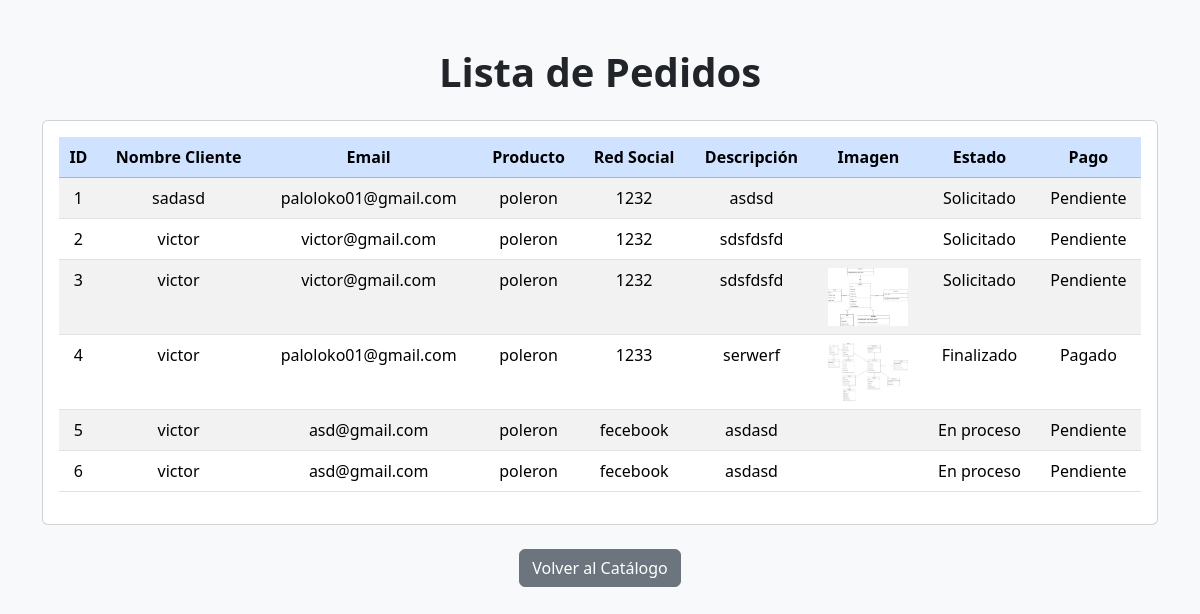
Page /pedidos on the earlier database version.
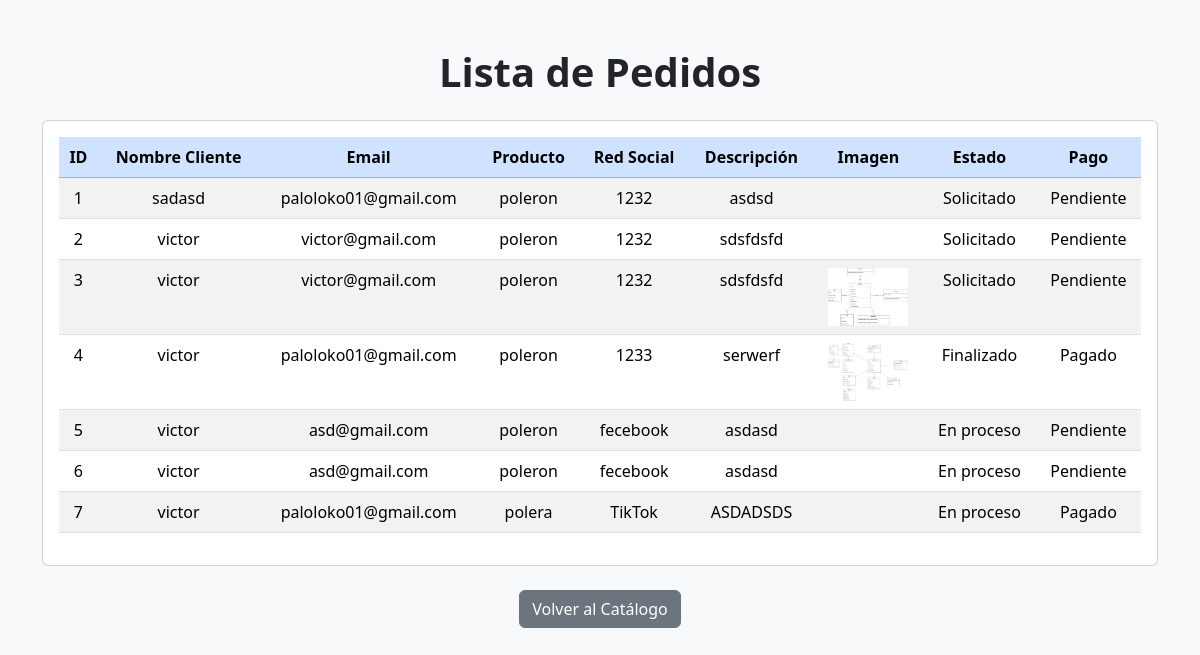
Same page on the later database version.
### app/models.py (models this page shows, shortened)
class Pedido(models.Model):
    ESTADO_PEDIDO = [
        ('Solicitado', 'Solicitado'),
        ('Aprobado', 'Aprobado'),
        ('En proceso', 'En proceso'),
        ('Realizada', 'Realizada'),
        ('Entregada', 'Entregada'),
        ('Finalizado', 'Finalizado'),
        ('Cancelada', 'Cancelada'),
    ]
    ESTADO_PAGO = [
        ('Pendiente', 'Pendiente'),
        ('Parcial', 'Parcial'),
        ('Pagado', 'Pagado'),
    ]
    ESTADO_SOCIAL = [
        ('Facebook', 'Facebook'),
        ('Instagram', 'Instagram'),
        ('WhatsApp', 'WhatsApp'),
        ('TikTok', 'TikTok'),
        ('Presencial', 'Presencial'),
        ('Sitio Web', 'Sitio Web'),
    ]
    nombre_cliente = models.CharField(max_length=100)
    email = models.EmailField(blank=True, null=True)
    telefono = models.CharField(max_length=30, blank=True, null=True)
    red_social = models.CharField(max_length=20, choices=ESTADO_SOCIAL, default='Sitio Web')
    estado = models.CharField(max_length=20, choices=ESTADO_PEDIDO, default='Solicitado')
    pago = models.CharField(max_length=20, choices=ESTADO_PAGO, default='Pendiente')
    producto_referencia = models.ForeignKey(
        Producto, on_delete=models.SET_NULL, null=True, blank=True
    )
    imagenes_referencia = models.ImageField(upload_to="pedidos/", blank=True, null=True)
    descripcion = models.TextField()
    plataforma = models.CharField(default="pagina web", max_length=50)
    fecha_necesita = models.DateField(blank=True, null=True)
    token_seguimiento = models.CharField(max_length=100, unique=True, blank=True)
    creado = models.DateTimeField(auto_now_add=True)

class Producto(models.Model):
    destacado = models.BooleanField(default=False)
    nombre = models.CharField(max_length=100)
    descripcion = models.TextField()
    categoria = models.ForeignKey(Categoria, on_delete=models.CASCADE, related_name="productos")
    precio_base = models.PositiveIntegerField()
    destacado = models.BooleanField(default=False)
    imagen_1 = models.ImageField(upload_to='productos/', null=True, blank=True)
    imagen_2 = models.ImageField(upload_to='productos/', null=True, blank=True)
    imagen_3 = models.ImageField(upload_to='productos/', null=True, blank=True)
    def __str__(self):
        return self.nombre

### app/views.py (the view)
# urls.py: path('pedidos', views.ver_pedidos),
def ver_pedidos(request):
    pedidos = Pedido.objects.all()
    data = {'pedidos': pedidos}
    return render(request, 'verpedidos.html', data)

### templates/verpedidos.html (shortened to what this page needs)
<!DOCTYPE html>
<html lang="es">
<head>
    <link href="https://cdn.jsdelivr.net/npm/bootstrap@5.3.8/dist/css/bootstrap.min.css" rel="stylesheet">
</head>
<body class="bg-light">
<div class="container py-5">
    <h1 class="text-center mb-4 fw-bold">Lista de Pedidos</h1>
    <div class="card primary mb-4">
        <div class="card-body">
            <table class="table table-striped table-hover text-center">
                <thead class="table-primary">
                    <tr>
                        <th>ID</th>
                        <th>Nombre Cliente</th>
                        <th>Email</th>
                        <th>Producto</th>
                        <th>Red Social</th>
                        <th>Descripción</th>
                        <th>Imagen</th>
                        <th>Estado</th>
                        <th>Pago</th>
                    </tr>
                </thead>
                <tbody>
                    {% for pedido in pedidos %}
                    <tr>
                        <td>{{ pedido.id }}</td>
                        <td>{{ pedido.nombre_cliente }}</td>
                        <td>{{ pedido.email }}</td>
                        <td>{{ pedido.producto_referencia }}</td>
                        <td>{{pedido.red_social}}</td>
                        <td>{{ pedido.descripcion }}</td>
                        <td>{% if pedido.imagenes_referencia %}<img src="{{ pedido.imagenes_referencia.url }}" width="80">{% endif %}</td>
                        <td>{{ pedido.estado }}</td>
                        <td>{{pedido.pago}}</td>
                    </tr>
                    {% empty %}
                    <tr>
                        <td colspan="5" class="text-muted">No hay pedidos.</td>
                    </tr>
                    {% endfor %}
                </tbody>
            </table>
        </div>
    </div>
    <div class="text-center mt-4">
        <a href="/" class="btn btn-secondary">Volver al Catálogo</a>
    </div>
</div>
</body>
</html>

Differences in the rows shown:
added Pedido: id "7", nombre_cliente "victor", email "paloloko01@gmail.com", producto_referencia "polera", red_social "TikTok", descripcion "ASDADSDS", estado "En proceso", pago "Pagado"
